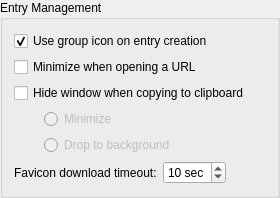
            <widget class="QGroupBox" name="entryGroup">
             <property name="title">
              <string>Entry Management</string>
             </property>
             <layout class="QVBoxLayout" name="verticalLayout_6">
              <item>
               <widget class="QCheckBox" name="useGroupIconOnEntryCreationCheckBox">
                <property name="text">
                 <string>Use group icon on entry creation</string>
                </property>
                <property name="checked">
                 <bool>true</bool>
                </property>
               </widget>
              </item>
              <item>
               <widget class="QCheckBox" name="minimizeOnOpenUrlCheckBox">
                <property name="text">
                 <string>Minimize when opening a URL</string>
                </property>
               </widget>
              </item>
              <item>
               <widget class="QCheckBox" name="hideWindowOnCopyCheckBox">
                <property name="text">
                 <string>Hide window when copying to clipboard</string>
                </property>
               </widget>
              </item>
              <item>
               <layout class="QHBoxLayout" name="hideWindowLayout_1">
                <property name="spacing">
                 <number>0</number>
                </property>
                <item>
                 <spacer name="hideWindowSpacer_1">
                  <property name="orientation">
                   <enum>Qt::Horizontal</enum>
                  </property>
                  <property name="sizeType">
                   <enum>QSizePolicy::Fixed</enum>
                  </property>
                  <property name="sizeHint" stdset="0">
                   <size>
                    <width>30</width>
                    <height>0</height>
                   </size>
                  </property>
                 </spacer>
                </item>
                <item>
                 <widget class="QRadioButton" name="minimizeOnCopyRadioButton">
                  <property name="enabled">
                   <bool>false</bool>
                  </property>
                  <property name="text">
                   <string>Minimize</string>
                  </property>
                 </widget>
                </item>
               </layout>
              </item>
              <item>
               <layout class="QHBoxLayout" name="hideWindowLayout_2">
                <property name="spacing">
                 <number>0</number>
                </property>
                <item>
                 <spacer name="hideWindowSpacer_2">
                  <property name="orientation">
                   <enum>Qt::Horizontal</enum>
                  </property>
                  <property name="sizeType">
                   <enum>QSizePolicy::Fixed</enum>
                  </property>
                  <property name="sizeHint" stdset="0">
                   <size>
                    <width>30</width>
                    <height>0</height>
                   </size>
                  </property>
                 </spacer>
                </item>
                <item>
                 <widget class="QRadioButton" name="dropToBackgroundOnCopyRadioButton">
                  <property name="enabled">
                   <bool>false</bool>
                  </property>
                  <property name="text">
                   <string>Drop to background</string>
                  </property>
                 </widget>
                </item>
               </layout>
              </item>
              <item>
               <layout class="QHBoxLayout" name="horizontalLayout">
                <item>
                 <widget class="QLabel" name="faviconTimeoutLabel">
                  <property name="text">
                   <string>Favicon download timeout:</string>
                  </property>
                  <property name="buddy">
                   <cstring>faviconTimeoutSpinBox</cstring>
                  </property>
                 </widget>
                </item>
                <item>
                 <widget class="QSpinBox" name="faviconTimeoutSpinBox">
                  <property name="enabled">
                   <bool>true</bool>
                  </property>
                  <property name="focusPolicy">
                   <enum>Qt::StrongFocus</enum>
                  </property>
                  <property name="accessibleName">
                   <string>Website icon download timeout in seconds</string>
                  </property>
                  <property name="suffix">
                   <string comment="Seconds"> sec</string>
                  </property>
                  <property name="minimum">
                   <number>1</number>
                  </property>
                  <property name="maximum">
                   <number>60</number>
                  </property>
                  <property name="value">
                   <number>10</number>
                  </property>
                 </widget>
                </item>
                <item>
                 <spacer name="horizontalSpacer_2">
                  <property name="orientation">
                   <enum>Qt::Horizontal</enum>
                  </property>
                  <property name="sizeHint" stdset="0">
                   <size>
                    <width>40</width>
                    <height>0</height>
                   </size>
                  </property>
                 </spacer>
                </item>
               </layout>
              </item>
             </layout>
            </widget>
